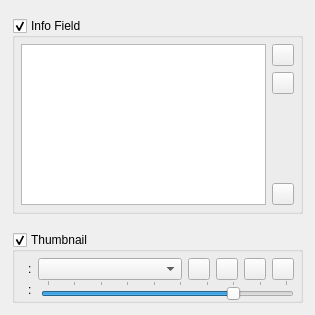
<?xml version="1.0" encoding="UTF-8"?>
<ui version="4.0">
 <class>tooltip_settings_widget</class>
 <widget class="QWidget" name="tooltip_settings_widget">
  <property name="geometry">
   <rect>
    <x>0</x>
    <y>0</y>
    <width>315</width>
    <height>315</height>
   </rect>
  </property>
  <property name="sizePolicy">
   <sizepolicy hsizetype="Fixed" vsizetype="Fixed">
    <horstretch>0</horstretch>
    <verstretch>0</verstretch>
   </sizepolicy>
  </property>
  <property name="minimumSize">
   <size>
    <width>315</width>
    <height>315</height>
   </size>
  </property>
  <property name="maximumSize">
   <size>
    <width>315</width>
    <height>315</height>
   </size>
  </property>
  <property name="windowTitle">
   <string>Form</string>
  </property>
  <property name="surfaceRole" stdset="0">
   <string>panel</string>
  </property>
  <layout class="QVBoxLayout" name="verticalLayout">
   <property name="spacing">
    <number>18</number>
   </property>
   <property name="leftMargin">
    <number>12</number>
   </property>
   <property name="topMargin">
    <number>18</number>
   </property>
   <property name="rightMargin">
    <number>12</number>
   </property>
   <property name="bottomMargin">
    <number>12</number>
   </property>
   <item>
    <widget class="QGroupBox" name="info_field_group">
     <property name="toolTip">
      <string>Show metadata text</string>
     </property>
     <property name="sizePolicy">
      <sizepolicy hsizetype="Preferred" vsizetype="Expanding">
       <horstretch>0</horstretch>
       <verstretch>0</verstretch>
      </sizepolicy>
     </property>
     <property name="maximumSize">
      <size>
       <width>16777215</width>
       <height>16777215</height>
      </size>
     </property>
     <property name="title">
      <string>Info Field</string>
     </property>
     <property name="checkable">
      <bool>true</bool>
     </property>
     <layout class="QHBoxLayout" name="layout_horizontal_layout_32">
      <property name="spacing">
       <number>6</number>
      </property>
      <property name="leftMargin">
       <number>6</number>
      </property>
      <property name="topMargin">
       <number>6</number>
      </property>
      <property name="rightMargin">
       <number>6</number>
      </property>
      <property name="bottomMargin">
       <number>6</number>
      </property>
      <item>
       <widget class="QListWidget" name="list_pin_selected_metadata_fields_tooltip">
        <property name="toolTip">
         <string>Choose and order tooltip fields</string>
        </property>
        <property name="maximumSize">
         <size>
          <width>16777215</width>
          <height>16777215</height>
         </size>
        </property>
        <property name="alternatingRowColors">
         <bool>true</bool>
        </property>
       </widget>
      </item>
      <item>
       <widget class="QWidget" name="panel_pin_sort_container_tooltip" native="true">
        <property name="sizePolicy">
         <sizepolicy hsizetype="Fixed" vsizetype="Expanding">
          <horstretch>0</horstretch>
          <verstretch>0</verstretch>
         </sizepolicy>
        </property>
        <property name="styleSheet">
         <string notr="true"/>
        </property>
        <layout class="QVBoxLayout" name="layout_vertical_layout_12">
         <property name="spacing">
          <number>6</number>
         </property>
         <property name="leftMargin">
          <number>0</number>
         </property>
         <property name="topMargin">
          <number>0</number>
         </property>
         <property name="rightMargin">
          <number>0</number>
         </property>
         <property name="bottomMargin">
          <number>0</number>
         </property>
         <item alignment="Qt::AlignmentFlag::AlignTop">
          <widget class="QWidget" name="panel_pin_arrow_buttons_tooltip" native="true">
           <property name="sizePolicy">
            <sizepolicy hsizetype="Preferred" vsizetype="Fixed">
             <horstretch>0</horstretch>
             <verstretch>0</verstretch>
            </sizepolicy>
           </property>
           <property name="minimumSize">
            <size>
             <width>0</width>
             <height>0</height>
            </size>
           </property>
           <layout class="QVBoxLayout" name="layout_vertical_layout_18">
            <property name="spacing">
             <number>6</number>
            </property>
            <property name="leftMargin">
             <number>0</number>
            </property>
            <property name="topMargin">
             <number>0</number>
            </property>
            <property name="rightMargin">
             <number>0</number>
            </property>
            <property name="bottomMargin">
             <number>0</number>
            </property>
            <item>
             <widget class="QToolButton" name="button_pin_move_up_tooltip">
              <property name="toolTip">
               <string>Move field up</string>
              </property>
              <property name="sizePolicy">
               <sizepolicy hsizetype="Fixed" vsizetype="Fixed">
                <horstretch>0</horstretch>
                <verstretch>0</verstretch>
               </sizepolicy>
              </property>
              <property name="minimumSize">
               <size>
                <width>22</width>
                <height>22</height>
               </size>
              </property>
              <property name="maximumSize">
               <size>
                <width>22</width>
                <height>22</height>
               </size>
              </property>
              <property name="styleSheet">
               <string notr="true">m</string>
              </property>
              <property name="text">
               <string/>
              </property>
              <property name="icon">
               <iconset>
                <normaloff>../../shared/icons/material/up.svg</normaloff>../../shared/icons/material/up.svg</iconset>
              </property>
              <property name="iconName" stdset="0">
               <string>up</string>
              </property>
             </widget>
            </item>
            <item>
             <widget class="QToolButton" name="button_pin_move_down_tooltip">
              <property name="toolTip">
               <string>Move field down</string>
              </property>
              <property name="sizePolicy">
               <sizepolicy hsizetype="Fixed" vsizetype="Fixed">
                <horstretch>0</horstretch>
                <verstretch>0</verstretch>
               </sizepolicy>
              </property>
              <property name="minimumSize">
               <size>
                <width>22</width>
                <height>22</height>
               </size>
              </property>
              <property name="maximumSize">
               <size>
                <width>22</width>
                <height>22</height>
               </size>
              </property>
              <property name="text">
               <string/>
              </property>
              <property name="icon">
               <iconset>
                <normaloff>../../shared/icons/material/down.svg</normaloff>../../shared/icons/material/down.svg</iconset>
              </property>
              <property name="iconName" stdset="0">
               <string>down</string>
              </property>
             </widget>
            </item>
           </layout>
          </widget>
         </item>
         <item>
          <widget class="QToolButton" name="button_pin_sync_metadata_fields_tooltip">
           <property name="minimumSize">
            <size>
             <width>22</width>
             <height>22</height>
            </size>
           </property>
           <property name="maximumSize">
            <size>
             <width>22</width>
             <height>22</height>
            </size>
           </property>
           <property name="toolTip">
            <string>take fields from Pins</string>
           </property>
           <property name="text">
            <string/>
           </property>
           <property name="icon">
            <iconset>
             <normaloff>../../shared/icons/material/sync.svg</normaloff>../../shared/icons/material/sync.svg</iconset>
           </property>
           <property name="iconName" stdset="0">
            <string>sync</string>
           </property>
          </widget>
         </item>
        </layout>
       </widget>
      </item>
     </layout>
    </widget>
   </item>
   <item>
    <widget class="QGroupBox" name="thumbnail_group">
     <property name="sizePolicy">
      <sizepolicy hsizetype="Preferred" vsizetype="Fixed">
       <horstretch>0</horstretch>
       <verstretch>0</verstretch>
      </sizepolicy>
     </property>
     <property name="minimumSize">
      <size>
       <width>2</width>
       <height>0</height>
      </size>
     </property>
     <property name="title">
      <string>Thumbnail</string>
     </property>
     <property name="checkable">
      <bool>true</bool>
     </property>
     <layout class="QVBoxLayout" name="verticalLayout_2">
      <property name="spacing">
       <number>0</number>
      </property>
      <property name="leftMargin">
       <number>6</number>
      </property>
      <property name="topMargin">
       <number>6</number>
      </property>
      <property name="rightMargin">
       <number>6</number>
      </property>
      <property name="bottomMargin">
       <number>0</number>
      </property>
      <item>
       <widget class="QWidget" name="widget" native="true">
        <layout class="QHBoxLayout" name="horizontalLayout">
         <property name="spacing">
          <number>6</number>
         </property>
         <property name="leftMargin">
          <number>0</number>
         </property>
         <property name="topMargin">
          <number>0</number>
         </property>
         <property name="rightMargin">
          <number>0</number>
         </property>
         <property name="bottomMargin">
          <number>0</number>
         </property>
         <item>
          <widget class="QWidget" name="thumbnail_icon" native="true">
           <property name="sizePolicy">
            <sizepolicy hsizetype="Fixed" vsizetype="Preferred">
             <horstretch>0</horstretch>
             <verstretch>0</verstretch>
            </sizepolicy>
           </property>
           <layout class="QHBoxLayout" name="layout_horizontal_layout_19">
            <property name="spacing">
             <number>0</number>
            </property>
            <property name="leftMargin">
             <number>0</number>
            </property>
            <property name="topMargin">
             <number>0</number>
            </property>
            <property name="rightMargin">
             <number>0</number>
            </property>
            <property name="bottomMargin">
             <number>0</number>
            </property>
            <item>
             <widget class="QLabel" name="label_thumbnails_tooltip">
              <property name="sizePolicy">
               <sizepolicy hsizetype="Fixed" vsizetype="Preferred">
                <horstretch>0</horstretch>
                <verstretch>0</verstretch>
               </sizepolicy>
              </property>
              <property name="minimumSize">
               <size>
                <width>0</width>
                <height>0</height>
               </size>
              </property>
              <property name="maximumSize">
               <size>
                <width>16777215</width>
                <height>16777215</height>
               </size>
              </property>
              <property name="toolTip">
               <string>thumbnail source</string>
              </property>
              <property name="text">
               <string/>
              </property>
              <property name="pixmap">
               <pixmap>../../shared/icons/material/image.svg</pixmap>
              </property>
              <property name="iconSize" stdset="0">
               <number>20</number>
              </property>
              <property name="iconName" stdset="0">
               <string>image</string>
              </property>
             </widget>
            </item>
            <item>
             <widget class="QLabel" name="label_thumbnail_field_separator_tooltip">
              <property name="sizePolicy">
               <sizepolicy hsizetype="Fixed" vsizetype="Preferred">
                <horstretch>0</horstretch>
                <verstretch>0</verstretch>
               </sizepolicy>
              </property>
              <property name="text">
               <string>:</string>
              </property>
             </widget>
            </item>
           </layout>
          </widget>
         </item>
         <item>
          <widget class="QComboBox" name="combo_tooltip_thumbnail_field">
           <property name="toolTip">
            <string>Tooltip thumbnail source</string>
           </property>
           <property name="sizePolicy">
            <sizepolicy hsizetype="Expanding" vsizetype="Fixed">
             <horstretch>0</horstretch>
             <verstretch>0</verstretch>
            </sizepolicy>
           </property>
          </widget>
         </item>
         <item>
          <widget class="QWidget" name="thumbnail_alignment_icon" native="true">
           <property name="sizePolicy">
            <sizepolicy hsizetype="Fixed" vsizetype="Preferred">
             <horstretch>0</horstretch>
             <verstretch>0</verstretch>
            </sizepolicy>
           </property>
           <layout class="QHBoxLayout" name="horizontalLayout_7">
            <property name="spacing">
             <number>0</number>
            </property>
            <property name="leftMargin">
             <number>0</number>
            </property>
            <property name="topMargin">
             <number>0</number>
            </property>
            <property name="rightMargin">
             <number>0</number>
            </property>
            <property name="bottomMargin">
             <number>0</number>
            </property>
            <item>
             <widget class="QWidget" name="alignment_options" native="true">
              <property name="sizePolicy">
               <sizepolicy hsizetype="Preferred" vsizetype="Preferred">
                <horstretch>0</horstretch>
                <verstretch>0</verstretch>
               </sizepolicy>
              </property>
              <layout class="QHBoxLayout" name="layout_horizontal_layout_31">
               <property name="spacing">
                <number>6</number>
               </property>
               <property name="leftMargin">
                <number>0</number>
               </property>
               <property name="topMargin">
                <number>0</number>
               </property>
               <property name="rightMargin">
                <number>0</number>
               </property>
               <property name="bottomMargin">
                <number>0</number>
               </property>
               <item>
                <widget class="QToolButton" name="button_align_left">
                 <property name="sizePolicy">
                  <sizepolicy hsizetype="Minimum" vsizetype="Fixed">
                   <horstretch>0</horstretch>
                   <verstretch>0</verstretch>
                  </sizepolicy>
                 </property>
                 <property name="minimumSize">
                  <size>
                   <width>22</width>
                   <height>22</height>
                  </size>
                 </property>
                 <property name="maximumSize">
                  <size>
                   <width>22</width>
                   <height>22</height>
                  </size>
                 </property>
                 <property name="toolTip">
                  <string>align thumbnail left</string>
                 </property>
                 <property name="text">
                  <string/>
                 </property>
                 <property name="icon">
                  <iconset>
                   <normaloff>../../shared/icons/material/thumb_left.svg</normaloff>../../shared/icons/material/thumb_left.svg</iconset>
                 </property>
                 <property name="checkable">
                  <bool>true</bool>
                 </property>
                 <property name="iconName" stdset="0">
                  <string>thumb_left</string>
                 </property>
                </widget>
               </item>
               <item>
                <widget class="QToolButton" name="button_align_right">
                 <property name="minimumSize">
                  <size>
                   <width>22</width>
                   <height>22</height>
                  </size>
                 </property>
                 <property name="maximumSize">
                  <size>
                   <width>22</width>
                   <height>22</height>
                  </size>
                 </property>
                 <property name="toolTip">
                  <string>align thumbnail right</string>
                 </property>
                 <property name="text">
                  <string/>
                 </property>
                 <property name="icon">
                  <iconset>
                   <normaloff>../../shared/icons/material/thumb_right.svg</normaloff>../../shared/icons/material/thumb_right.svg</iconset>
                 </property>
                 <property name="checkable">
                  <bool>true</bool>
                 </property>
                 <property name="checked">
                  <bool>false</bool>
                 </property>
                 <property name="iconName" stdset="0">
                  <string>thumb_right</string>
                 </property>
                </widget>
               </item>
               <item>
                <widget class="QToolButton" name="button_align_top">
                 <property name="minimumSize">
                  <size>
                   <width>22</width>
                   <height>22</height>
                  </size>
                 </property>
                 <property name="maximumSize">
                  <size>
                   <width>22</width>
                   <height>22</height>
                  </size>
                 </property>
                 <property name="toolTip">
                  <string>align thumbnail top</string>
                 </property>
                 <property name="text">
                  <string/>
                 </property>
                 <property name="icon">
                  <iconset>
                   <normaloff>../../shared/icons/material/thumb_top.svg</normaloff>../../shared/icons/material/thumb_top.svg</iconset>
                 </property>
                 <property name="checkable">
                  <bool>true</bool>
                 </property>
                 <property name="iconName" stdset="0">
                  <string>thumb_top</string>
                 </property>
                </widget>
               </item>
               <item>
                <widget class="QToolButton" name="button_align_bottom">
                 <property name="minimumSize">
                  <size>
                   <width>22</width>
                   <height>22</height>
                  </size>
                 </property>
                 <property name="maximumSize">
                  <size>
                   <width>22</width>
                   <height>22</height>
                  </size>
                 </property>
                 <property name="toolTip">
                  <string>align thumbnail bottom</string>
                 </property>
                 <property name="text">
                  <string/>
                 </property>
                 <property name="icon">
                  <iconset>
                   <normaloff>../../shared/icons/material/thumb_bottom.svg</normaloff>../../shared/icons/material/thumb_bottom.svg</iconset>
                 </property>
                 <property name="checkable">
                  <bool>true</bool>
                 </property>
                 <property name="iconName" stdset="0">
                  <string>thumb_bottom</string>
                 </property>
                </widget>
               </item>
              </layout>
             </widget>
            </item>
           </layout>
          </widget>
         </item>
        </layout>
       </widget>
      </item>
      <item>
       <widget class="QWidget" name="widget" native="true">
        <layout class="QHBoxLayout" name="horizontalLayout_2">
         <property name="spacing">
          <number>6</number>
         </property>
         <property name="leftMargin">
          <number>0</number>
         </property>
         <property name="topMargin">
          <number>0</number>
         </property>
         <property name="rightMargin">
          <number>0</number>
         </property>
         <property name="bottomMargin">
          <number>0</number>
         </property>
         <item>
          <widget class="QWidget" name="thumbnail_size_icon" native="true">
           <property name="sizePolicy">
            <sizepolicy hsizetype="Fixed" vsizetype="Preferred">
             <horstretch>0</horstretch>
             <verstretch>0</verstretch>
            </sizepolicy>
           </property>
           <layout class="QHBoxLayout" name="horizontalLayout_6">
            <property name="spacing">
             <number>0</number>
            </property>
            <property name="leftMargin">
             <number>0</number>
            </property>
            <property name="topMargin">
             <number>0</number>
            </property>
            <property name="rightMargin">
             <number>0</number>
            </property>
            <property name="bottomMargin">
             <number>0</number>
            </property>
            <item>
             <widget class="QLabel" name="label_thumbnails_tooltip_size">
              <property name="sizePolicy">
               <sizepolicy hsizetype="Fixed" vsizetype="Preferred">
                <horstretch>0</horstretch>
                <verstretch>0</verstretch>
               </sizepolicy>
              </property>
              <property name="minimumSize">
               <size>
                <width>0</width>
                <height>0</height>
               </size>
              </property>
              <property name="maximumSize">
               <size>
                <width>16777215</width>
                <height>16777215</height>
               </size>
              </property>
              <property name="toolTip">
               <string>thumbnail size</string>
              </property>
              <property name="text">
               <string/>
              </property>
              <property name="pixmap">
               <pixmap>../../shared/icons/material/thumbnail_size.svg</pixmap>
              </property>
              <property name="iconSize" stdset="0">
               <number>20</number>
              </property>
              <property name="iconName" stdset="0">
               <string>thumbnail_size</string>
              </property>
             </widget>
            </item>
            <item>
             <widget class="QLabel" name="label_thumbnail_tooltip_size_separator">
              <property name="sizePolicy">
               <sizepolicy hsizetype="Fixed" vsizetype="Preferred">
                <horstretch>0</horstretch>
                <verstretch>0</verstretch>
               </sizepolicy>
              </property>
              <property name="text">
               <string>: </string>
              </property>
             </widget>
            </item>
           </layout>
          </widget>
         </item>
         <item>
          <widget class="QSlider" name="slider_tooltip_thumbnail_size">
           <property name="toolTip">
            <string>Tooltip thumbnail size</string>
           </property>
           <property name="sizePolicy">
            <sizepolicy hsizetype="Expanding" vsizetype="Fixed">
             <horstretch>0</horstretch>
             <verstretch>0</verstretch>
            </sizepolicy>
           </property>
           <property name="minimumSize">
            <size>
             <width>0</width>
             <height>0</height>
            </size>
           </property>
           <property name="maximumSize">
            <size>
             <width>16777215</width>
             <height>16777215</height>
            </size>
           </property>
           <property name="minimum">
            <number>32</number>
           </property>
           <property name="maximum">
            <number>320</number>
           </property>
           <property name="singleStep">
            <number>1</number>
           </property>
           <property name="pageStep">
            <number>16</number>
           </property>
           <property name="value">
            <number>256</number>
           </property>
           <property name="orientation">
            <enum>Qt::Orientation::Horizontal</enum>
           </property>
           <property name="tickPosition">
            <enum>QSlider::TickPosition::TicksAbove</enum>
           </property>
           <property name="tickInterval">
            <number>32</number>
           </property>
          </widget>
         </item>
        </layout>
       </widget>
      </item>
     </layout>
    </widget>
   </item>
  </layout>
 </widget>
 <resources/>
 <connections/>
</ui>
